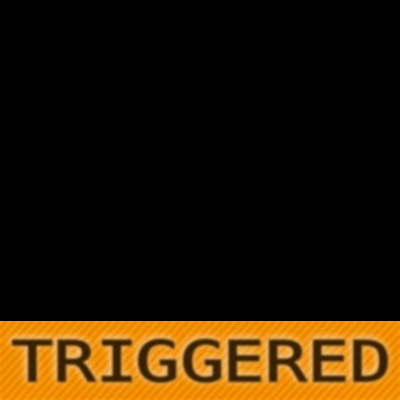
#> input picture assets/triggered.png, 400 x 400 px
$ python -i imagemanip.py   (imports and definitions only)
#> lines starting #> are read from the running program, lines starting #| are printed output that depends on the picture
from io import BytesIO
from random import randint
from typing import List

from PIL import Image, ImageOps, UnidentifiedImageError, ImageFilter


def bytes2image(image: bytes) -> Image.Image:
    if image.__sizeof__() > 10 * (2 ** 20):
        raise ValueError("Exceeds 10MB")
    try:
        io = BytesIO(image)
        io.seek(0)
        return Image.open(io)
    except UnidentifiedImageError:
        raise ValueError("Unable to use Image")


# [84 lines left out: functions image2bytes, invert, red, polaroid, sad, blurplify and 1 more, not called in this run]


def blur(img_bytes: bytes, fixed: bool = True) -> BytesIO:
    img = bytes2image(img_bytes)
    if fixed:
        img = img.resize((500, 500), 1)
    blur = ImageFilter.GaussianBlur(radius=20)
    img = img.filter(blur)
    return image2bytes(img)


# [7 lines not run here, left out]

>>> import cv2
>>> picture = cv2.imread('assets/triggered.png', cv2.IMREAD_GRAYSCALE)
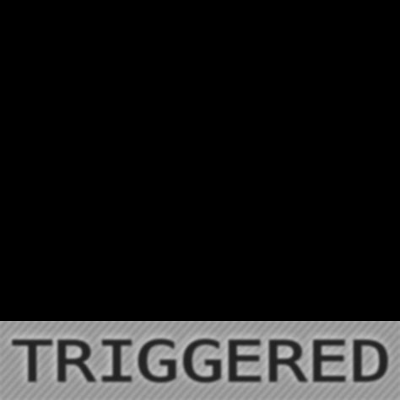
#> picture: shape (400, 400); min 0, max 199, mean 26.8
>>> result = blur(picture)
#> (the run stopped early here; a loop or call above may not have finished)
